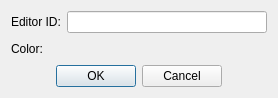
<?xml version="1.0" encoding="UTF-8"?>
<ui version="4.0">
 <class>FormDialogKeyword</class>
 <widget class="QDialog" name="FormDialogKeyword">
  <property name="geometry">
   <rect>
    <x>0</x>
    <y>0</y>
    <width>278</width>
    <height>98</height>
   </rect>
  </property>
  <property name="windowTitle">
   <string>Keyword</string>
  </property>
  <layout class="QVBoxLayout" name="verticalLayout">
   <item>
    <layout class="QGridLayout" name="gridLayout">
     <item row="0" column="0">
      <widget class="QLabel" name="label">
       <property name="text">
        <string>Editor ID:</string>
       </property>
       <property name="buddy">
        <cstring>editorID</cstring>
       </property>
      </widget>
     </item>
     <item row="1" column="0">
      <widget class="QLabel" name="label_2">
       <property name="text">
        <string>Color:</string>
       </property>
       <property name="buddy">
        <cstring>color</cstring>
       </property>
      </widget>
     </item>
     <item row="0" column="1">
      <widget class="QLineEdit" name="editorID"/>
     </item>
     <item row="1" column="1">
      <widget class="DKColorPickerButton" name="color"/>
     </item>
    </layout>
   </item>
   <item>
    <layout class="QHBoxLayout" name="horizontalLayout">
     <item>
      <spacer name="horizontalSpacer">
       <property name="orientation">
        <enum>Qt::Horizontal</enum>
       </property>
       <property name="sizeHint" stdset="0">
        <size>
         <width>40</width>
         <height>20</height>
        </size>
       </property>
      </spacer>
     </item>
     <item>
      <widget class="QPushButton" name="buttokOK">
       <property name="text">
        <string>OK</string>
       </property>
      </widget>
     </item>
     <item>
      <widget class="QPushButton" name="buttonCancel">
       <property name="text">
        <string>Cancel</string>
       </property>
      </widget>
     </item>
     <item>
      <spacer name="horizontalSpacer_2">
       <property name="orientation">
        <enum>Qt::Horizontal</enum>
       </property>
       <property name="sizeHint" stdset="0">
        <size>
         <width>40</width>
         <height>20</height>
        </size>
       </property>
      </spacer>
     </item>
    </layout>
   </item>
  </layout>
 </widget>
 <customwidgets>
  <customwidget>
   <class>DKColorPickerButton</class>
   <extends>QWidget</extends>
   <header>widgets/DKColorPickerButton.h</header>
  </customwidget>
 </customwidgets>
 <tabstops>
  <tabstop>editorID</tabstop>
  <tabstop>color</tabstop>
  <tabstop>buttokOK</tabstop>
  <tabstop>buttonCancel</tabstop>
 </tabstops>
 <resources/>
 <connections/>
</ui>
